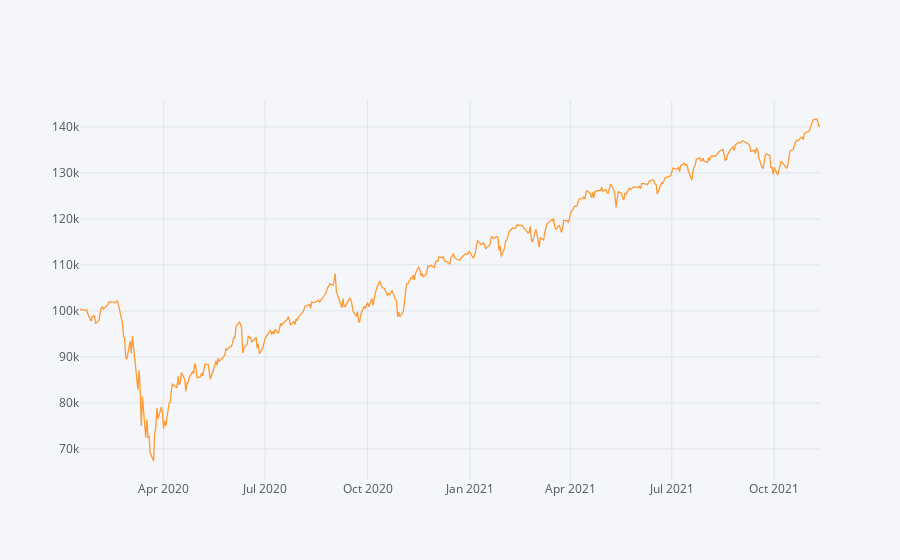

The code cell stored with this chart in its notebook:
### Code cell
#Todo:
# Calculate the Absolute Return of a buy-and-hold strategy in the same period
absolute_return_bh = (r_df.Close.iloc[-1]-r_df.Open.iloc[0])/r_df.Open.iloc[0]
# Calculate the CAGR or a buy-and-hold trading strategy
CAGR_bh = ((r_df.Close.iloc[-1]/r_df.Open.iloc[0])**(252/len(df)))-1
#or
CAGR_bh = ((r_df.Close.iloc[-1]/r_df.Open.iloc[0])**(365/(df.index[-1] - df.index[0]).days))-1

# Calculate the IR (Sharpe without RF-rate) of a buy-and-hold trading strategy
information_ratio_bh = (r_df.Close.pct_change().mean()/r_df.Close.pct_change().std())*((252) **0.5)

#Plot the equity curve (hint: use 'close' returns and your initial capital value to generate an equity curve)
((r_df.Close.pct_change().dropna()+1).cumprod()*starting_capital).iplot()

### Figure 1 — Plotly figure (JSON) as saved in the notebook; plotly's stock layout.template omitted (floating-point values rounded to 4 significant figures; data arrays with more than 128 entries replaced by an {"elided": "..."} marker saying what was removed)
{"data": [{"line": {"color": "rgba(255, 153, 51, 1.0)", "dash": "solid", "shape": "linear", "width": 1.3}, "mode": "lines", "name": "Close", "text": "", "type": "scatter", "x": {"elided": "460 str values"}, "y": {"elided": "460 float values"}}], "layout": {"autosize": true, "legend": {"bgcolor": "#F5F6F9", "font": {"color": "#4D5663"}}, "paper_bgcolor": "#F5F6F9", "plot_bgcolor": "#F5F6F9", "title": {"font": {"color": "#4D5663"}}, "xaxis": {"autorange": true, "gridcolor": "#E1E5ED", "range": ["2020-01-17", "2021-11-11"], "showgrid": true, "tickfont": {"color": "#4D5663"}, "title": {"font": {"color": "#4D5663"}, "text": ""}, "type": "date", "zerolinecolor": "#E1E5ED"}, "yaxis": {"autorange": true, "gridcolor": "#E1E5ED", "range": [63240.0, 145800.0], "showgrid": true, "tickfont": {"color": "#4D5663"}, "title": {"font": {"color": "#4D5663"}, "text": ""}, "type": "linear", "zerolinecolor": "#E1E5ED"}}}
